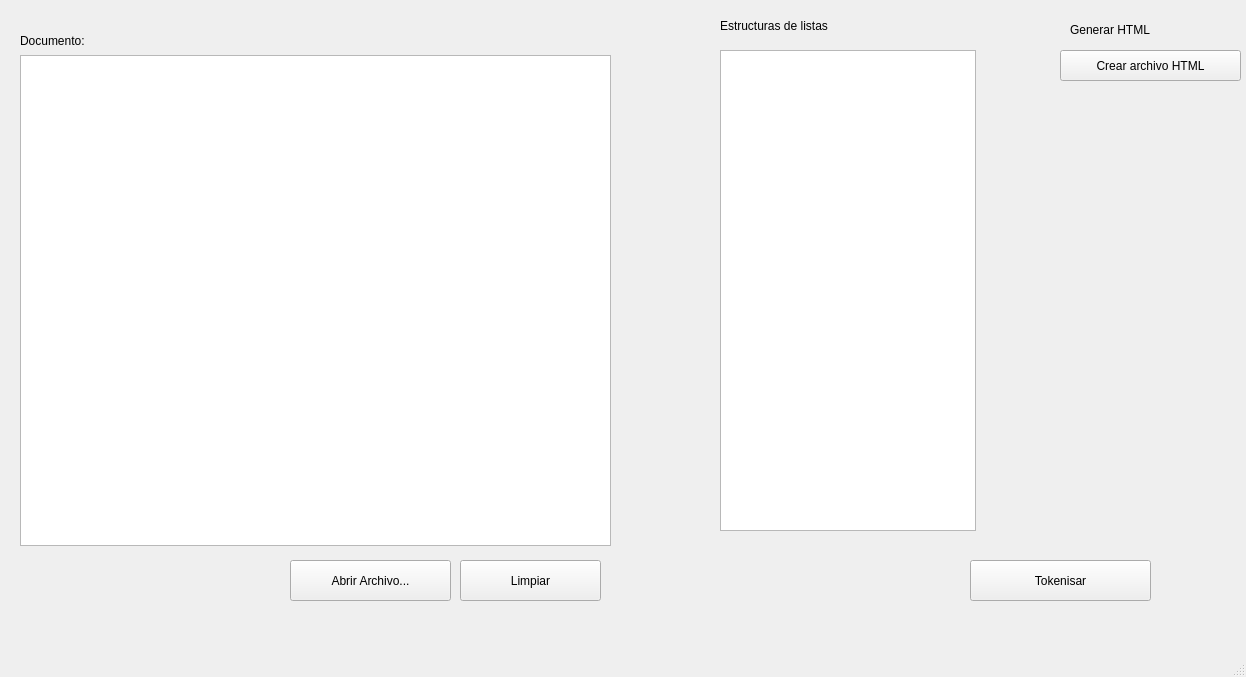
<?xml version="1.0" encoding="UTF-8"?>
<ui version="4.0">
 <class>Prueba</class>
 <widget class="QMainWindow" name="Prueba">
  <property name="geometry">
   <rect>
    <x>0</x>
    <y>0</y>
    <width>1246</width>
    <height>677</height>
   </rect>
  </property>
  <property name="windowTitle">
   <string>MainWindow</string>
  </property>
  <widget class="QWidget" name="centralwidget">
   <widget class="QPushButton" name="pushButton">
    <property name="geometry">
     <rect>
      <x>970</x>
      <y>560</y>
      <width>181</width>
      <height>41</height>
     </rect>
    </property>
    <property name="text">
     <string>Tokenisar</string>
    </property>
   </widget>
   <widget class="QTextEdit" name="textEdit">
    <property name="geometry">
     <rect>
      <x>20</x>
      <y>55</y>
      <width>591</width>
      <height>491</height>
     </rect>
    </property>
   </widget>
   <widget class="QPushButton" name="pushButton_2">
    <property name="geometry">
     <rect>
      <x>460</x>
      <y>560</y>
      <width>141</width>
      <height>41</height>
     </rect>
    </property>
    <property name="text">
     <string>Limpiar</string>
    </property>
   </widget>
   <widget class="QPushButton" name="pushButton_3">
    <property name="geometry">
     <rect>
      <x>290</x>
      <y>560</y>
      <width>161</width>
      <height>41</height>
     </rect>
    </property>
    <property name="text">
     <string>Abrir Archivo...</string>
    </property>
   </widget>
   <widget class="QLabel" name="label">
    <property name="geometry">
     <rect>
      <x>20</x>
      <y>30</y>
      <width>91</width>
      <height>21</height>
     </rect>
    </property>
    <property name="text">
     <string>Documento:</string>
    </property>
   </widget>
   <widget class="QTreeView" name="treeView">
    <property name="geometry">
     <rect>
      <x>720</x>
      <y>50</y>
      <width>256</width>
      <height>481</height>
     </rect>
    </property>
   </widget>
   <widget class="QPushButton" name="pushButton_4">
    <property name="geometry">
     <rect>
      <x>1060</x>
      <y>50</y>
      <width>181</width>
      <height>31</height>
     </rect>
    </property>
    <property name="cursor">
     <cursorShape>PointingHandCursor</cursorShape>
    </property>
    <property name="toolTip">
     <string>Generar archivo con Tokens</string>
    </property>
    <property name="text">
     <string>Crear archivo HTML</string>
    </property>
   </widget>
   <widget class="QLabel" name="label_2">
    <property name="geometry">
     <rect>
      <x>1070</x>
      <y>20</y>
      <width>101</width>
      <height>20</height>
     </rect>
    </property>
    <property name="text">
     <string>Generar HTML</string>
    </property>
   </widget>
   <widget class="QLabel" name="label_3">
    <property name="geometry">
     <rect>
      <x>720</x>
      <y>16</y>
      <width>131</width>
      <height>20</height>
     </rect>
    </property>
    <property name="text">
     <string>Estructuras de listas</string>
    </property>
   </widget>
  </widget>
  <widget class="QMenuBar" name="menubar">
   <property name="geometry">
    <rect>
     <x>0</x>
     <y>0</y>
     <width>1246</width>
     <height>26</height>
    </rect>
   </property>
  </widget>
  <widget class="QStatusBar" name="statusbar"/>
 </widget>
 <resources/>
 <connections/>
</ui>
